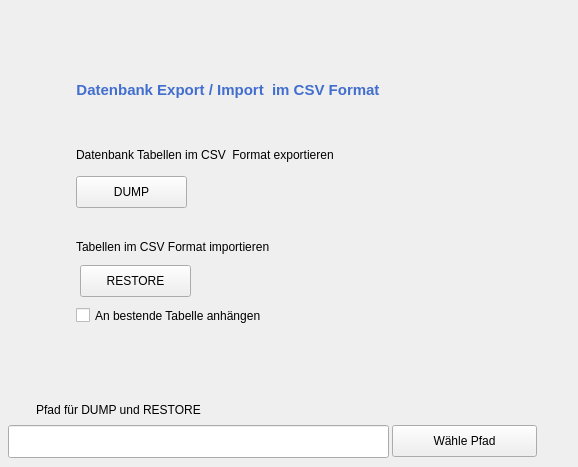
    <widget class="QWidget" name="Seite">
     <widget class="QLabel" name="label_17">
      <property name="geometry">
       <rect>
        <x>64</x>
        <y>76</y>
        <width>505</width>
        <height>27</height>
       </rect>
      </property>
      <property name="palette">
       <palette>
        <active>
         <colorrole role="WindowText">
          <brush brushstyle="SolidPattern">
           <color alpha="255">
            <red>66</red>
            <green>110</green>
            <blue>205</blue>
           </color>
          </brush>
         </colorrole>
        </active>
        <inactive>
         <colorrole role="WindowText">
          <brush brushstyle="SolidPattern">
           <color alpha="255">
            <red>66</red>
            <green>110</green>
            <blue>205</blue>
           </color>
          </brush>
         </colorrole>
        </inactive>
        <disabled>
         <colorrole role="WindowText">
          <brush brushstyle="SolidPattern">
           <color alpha="255">
            <red>119</red>
            <green>119</green>
            <blue>119</blue>
           </color>
          </brush>
         </colorrole>
        </disabled>
       </palette>
      </property>
      <property name="font">
       <font>
        <pointsize>11</pointsize>
        <weight>75</weight>
        <bold>true</bold>
       </font>
      </property>
      <property name="text">
       <string>   Datenbank Export / Import  im CSV Format</string>
      </property>
     </widget>
     <widget class="QLabel" name="label_14">
      <property name="geometry">
       <rect>
        <x>76</x>
        <y>140</y>
        <width>465</width>
        <height>29</height>
       </rect>
      </property>
      <property name="text">
       <string>Datenbank Tabellen im CSV  Format exportieren</string>
      </property>
     </widget>
     <widget class="QPushButton" name="pushButton_2">
      <property name="geometry">
       <rect>
        <x>76</x>
        <y>176</y>
        <width>111</width>
        <height>32</height>
       </rect>
      </property>
      <property name="text">
       <string>DUMP</string>
      </property>
     </widget>
     <widget class="QLabel" name="label_15">
      <property name="geometry">
       <rect>
        <x>76</x>
        <y>232</y>
        <width>464</width>
        <height>29</height>
       </rect>
      </property>
      <property name="text">
       <string>Tabellen im CSV Format importieren</string>
      </property>
     </widget>
     <widget class="QPushButton" name="pushButton_3">
      <property name="geometry">
       <rect>
        <x>80</x>
        <y>265</y>
        <width>111</width>
        <height>32</height>
       </rect>
      </property>
      <property name="text">
       <string>RESTORE</string>
      </property>
     </widget>
     <widget class="QCheckBox" name="checkBox">
      <property name="geometry">
       <rect>
        <x>76</x>
        <y>304</y>
        <width>445</width>
        <height>23</height>
       </rect>
      </property>
      <property name="text">
       <string>An bestende Tabelle anhängen</string>
      </property>
     </widget>
     <widget class="QLabel" name="label_16">
      <property name="geometry">
       <rect>
        <x>36</x>
        <y>398</y>
        <width>333</width>
        <height>23</height>
       </rect>
      </property>
      <property name="text">
       <string>Pfad für DUMP und RESTORE</string>
      </property>
     </widget>
     <widget class="QLineEdit" name="lineEdit">
      <property name="geometry">
       <rect>
        <x>8</x>
        <y>425</y>
        <width>381</width>
        <height>33</height>
       </rect>
      </property>
     </widget>
     <widget class="QPushButton" name="pushButton">
      <property name="geometry">
       <rect>
        <x>392</x>
        <y>425</y>
        <width>145</width>
        <height>32</height>
       </rect>
      </property>
      <property name="text">
       <string>Wähle Pfad</string>
      </property>
     </widget>
    </widget>
